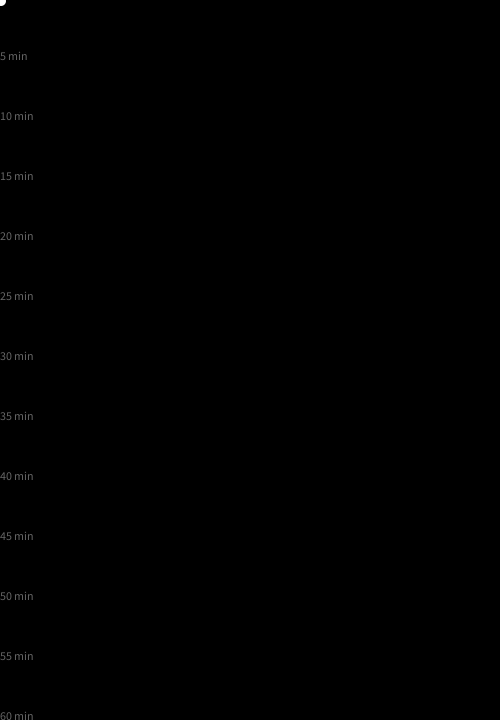
Frame 1 (no input)
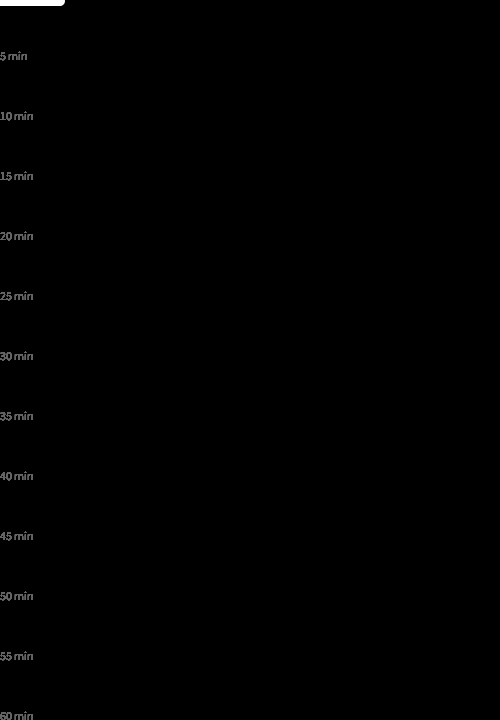
Frame 60 (the mouse pressed at the canvas centre just before this capture)
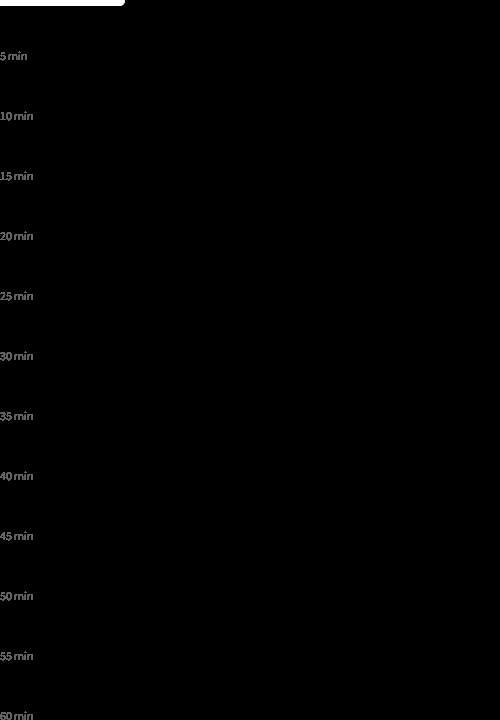
Frame 120 (the mouse held since frame 60 and released just before this capture)

The Processing sketch that drew these frames (run headless with seeded random() and noise(); from frame 60 on, the mouse is pressed at the canvas centre):

// Processing sketch: processing_29379
// ── processing_29379.pde

int a = 1;
int b = 1;

void setup(){
    size(500,720);
    background(0);
    noFill();
    noStroke();
}

void draw(){
    fill(255);
    ellipse(a++,b,10,10);

    
   if(a >= width) {
       a = 0;
       b++;
   }
    fill(100);
    text("5 min",0,60);
    text("10 min",0,120);
    text("15 min",0,180);
    text("20 min",0,240);
    text("25 min",0,300);
    text("30 min",0,360);
    text("35 min",0,420);
    text("40 min",0,480);
    text("45 min",0,540);
    text("50 min",0,600);
    text("55 min",0,660);
    text("60 min",0,720);
  
    
}  

                                                
